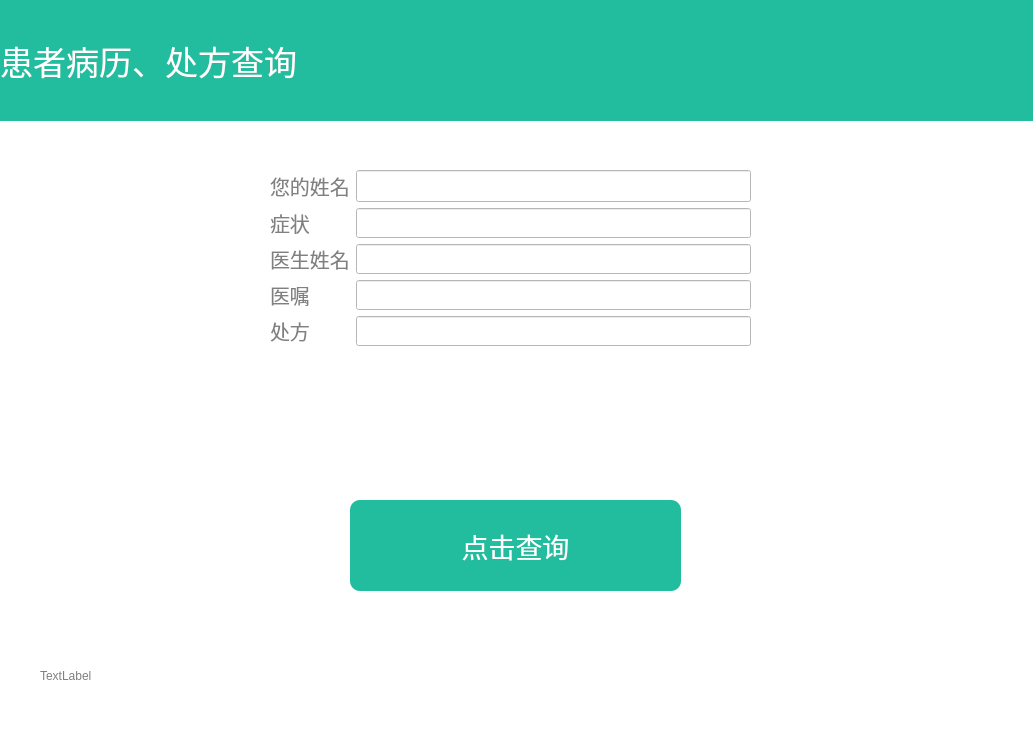
<?xml version="1.0" encoding="UTF-8"?>
<ui version="4.0">
 <class>Search</class>
 <widget class="QDialog" name="Search">
  <property name="geometry">
   <rect>
    <x>0</x>
    <y>0</y>
    <width>1033</width>
    <height>731</height>
   </rect>
  </property>
  <property name="windowTitle">
   <string>Dialog</string>
  </property>
  <widget class="QPushButton" name="pushButton_send">
   <property name="geometry">
    <rect>
     <x>350</x>
     <y>500</y>
     <width>331</width>
     <height>91</height>
    </rect>
   </property>
   <property name="styleSheet">
    <string notr="true">QPushButton
{
	background: #22BD9E;
	color:white;
	border:none;
	font-size:20pt;
	border-radius:10px;
}</string>
   </property>
   <property name="text">
    <string>点击查询</string>
   </property>
  </widget>
  <widget class="QLabel" name="label_connect">
   <property name="geometry">
    <rect>
     <x>40</x>
     <y>650</y>
     <width>951</width>
     <height>51</height>
    </rect>
   </property>
   <property name="styleSheet">
    <string notr="true">QLabel
{
	qproperty-alignment: 'AlignCenter'; 
	color:grey;
}</string>
   </property>
   <property name="text">
    <string>TextLabel</string>
   </property>
  </widget>
  <widget class="QLabel" name="label">
   <property name="geometry">
    <rect>
     <x>0</x>
     <y>0</y>
     <width>1041</width>
     <height>121</height>
    </rect>
   </property>
   <property name="font">
    <font>
     <pointsize>25</pointsize>
    </font>
   </property>
   <property name="styleSheet">
    <string notr="true">QLabel
{
	qproperty-alignment: 'AlignCenter';
	background: #22BD9E;
	color:white;
}</string>
   </property>
   <property name="text">
    <string>患者病历、处方查询</string>
   </property>
  </widget>
  <widget class="QWidget" name="widget" native="true">
   <property name="geometry">
    <rect>
     <x>0</x>
     <y>110</y>
     <width>1041</width>
     <height>631</height>
    </rect>
   </property>
   <property name="styleSheet">
    <string notr="true">QWidget
{
	background-color:white;
}</string>
   </property>
   <widget class="QWidget" name="formLayoutWidget">
    <property name="geometry">
     <rect>
      <x>270</x>
      <y>60</y>
      <width>481</width>
      <height>278</height>
     </rect>
    </property>
    <layout class="QFormLayout" name="formLayout">
     <item row="0" column="0">
      <widget class="QLabel" name="label_2">
       <property name="font">
        <font>
         <pointsize>15</pointsize>
        </font>
       </property>
       <property name="styleSheet">
        <string notr="true">QLabel
{
	color:grey;
}</string>
       </property>
       <property name="text">
        <string>您的姓名</string>
       </property>
      </widget>
     </item>
     <item row="0" column="1">
      <widget class="QLineEdit" name="lineEdit_patientname">
       <property name="maximumSize">
        <size>
         <width>16777215</width>
         <height>45</height>
        </size>
       </property>
       <property name="font">
        <font>
         <pointsize>15</pointsize>
        </font>
       </property>
      </widget>
     </item>
     <item row="1" column="0">
      <widget class="QLabel" name="label_3">
       <property name="font">
        <font>
         <pointsize>15</pointsize>
        </font>
       </property>
       <property name="styleSheet">
        <string notr="true">QLabel
{
	color:grey;
}</string>
       </property>
       <property name="text">
        <string>症状</string>
       </property>
      </widget>
     </item>
     <item row="1" column="1">
      <widget class="QLineEdit" name="lineEdit_symp">
       <property name="maximumSize">
        <size>
         <width>16777215</width>
         <height>40</height>
        </size>
       </property>
      </widget>
     </item>
     <item row="2" column="0">
      <widget class="QLabel" name="label_4">
       <property name="font">
        <font>
         <pointsize>15</pointsize>
        </font>
       </property>
       <property name="styleSheet">
        <string notr="true">QLabel
{
	color:grey;
}</string>
       </property>
       <property name="text">
        <string>医生姓名</string>
       </property>
      </widget>
     </item>
     <item row="2" column="1">
      <widget class="QLineEdit" name="lineEdit_docname">
       <property name="maximumSize">
        <size>
         <width>16777215</width>
         <height>40</height>
        </size>
       </property>
      </widget>
     </item>
     <item row="3" column="0">
      <widget class="QLabel" name="label_5">
       <property name="font">
        <font>
         <pointsize>15</pointsize>
        </font>
       </property>
       <property name="styleSheet">
        <string notr="true">QLabel
{
	color:grey;
}</string>
       </property>
       <property name="text">
        <string>医嘱</string>
       </property>
      </widget>
     </item>
     <item row="3" column="1">
      <widget class="QLineEdit" name="lineEdit_advice">
       <property name="maximumSize">
        <size>
         <width>16777215</width>
         <height>40</height>
        </size>
       </property>
      </widget>
     </item>
     <item row="4" column="0">
      <widget class="QLabel" name="label_6">
       <property name="font">
        <font>
         <pointsize>15</pointsize>
        </font>
       </property>
       <property name="styleSheet">
        <string notr="true">QLabel
{
	color:grey;
}</string>
       </property>
       <property name="text">
        <string>处方</string>
       </property>
      </widget>
     </item>
     <item row="4" column="1">
      <widget class="QLineEdit" name="lineEdit_prescription">
       <property name="maximumSize">
        <size>
         <width>16777215</width>
         <height>50</height>
        </size>
       </property>
      </widget>
     </item>
    </layout>
   </widget>
  </widget>
  <zorder>widget</zorder>
  <zorder>pushButton_send</zorder>
  <zorder>label_connect</zorder>
  <zorder>label</zorder>
 </widget>
 <resources/>
 <connections/>
</ui>
